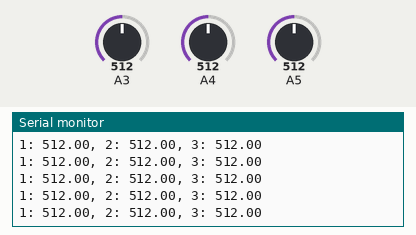
Recording of a sketch running on a simulated Arduino Uno, built with avr-gcc and run on an emulated ATmega328P. Parts: the last lines printed to the serial monitor. The inputs (shaded band) are chosen by the test bench; at power-on: A3 = 512, A4 = 512, A5 = 512.

Above: at 1.2 s.
1.3 s: A3 set to 987
At 1.45 s:
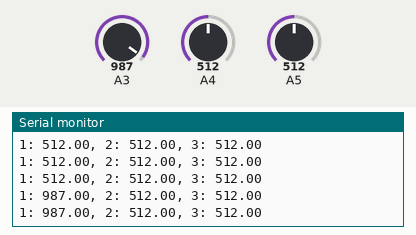
4.3 s: A3 set to 1008
At 4.34 s:
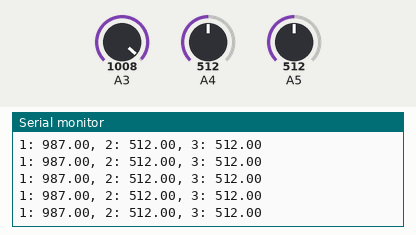
7.3 s: A4 set to 990
At 7.31 s:
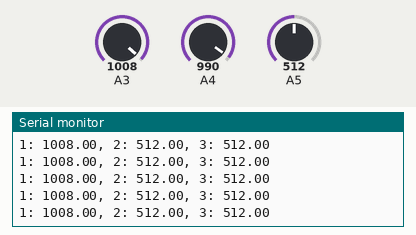
8.8 s: A4 set to 1008
At 8.82 s:
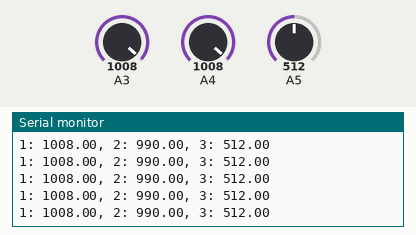
Timing chart, 0 to 11.8 s (numbered marks = the images above; inputs shaded):
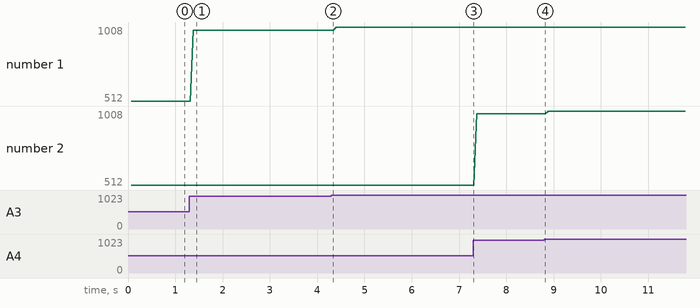

The sketch:

sensorTest.ino
```cpp
/*
IR test
 */

int irPin[3] = {3, 4, 5};
int i, j;

void setup() {
  Serial.begin(9600);
  Serial.println("Begin IR Testing");
  for(i = 0; i < 3; i++){
    pinMode(irPin[i], INPUT);
  }
}


void loop() {
  float readVal[3] = {0};
  int nSamples = 1;

  for(i = 0; i < nSamples; i++){
    for(j = 0; j < 3; j++){
      readVal[j] = readVal[j] + (float)(analogRead(irPin[j]))/nSamples;
    }
    delay(64);
  }

  Serial.print("1: ");
  Serial.print(readVal[0]);
  Serial.print(", ");
  Serial.print("2: ");
  Serial.print(readVal[1]);
  Serial.print(", ");
  Serial.print("3: ");
  Serial.println(readVal[2]);
}
```

Measured:
- after the input at 1.3 s, the serial monitor: prints a new line after 0.08 s (image 1)
- plotted number 1: 512 → 987 after the input at 1.3 s, 987 → 1008 after the input at 4.3 s
- plotted number 2: 512 → 990 after the input at 7.3 s
